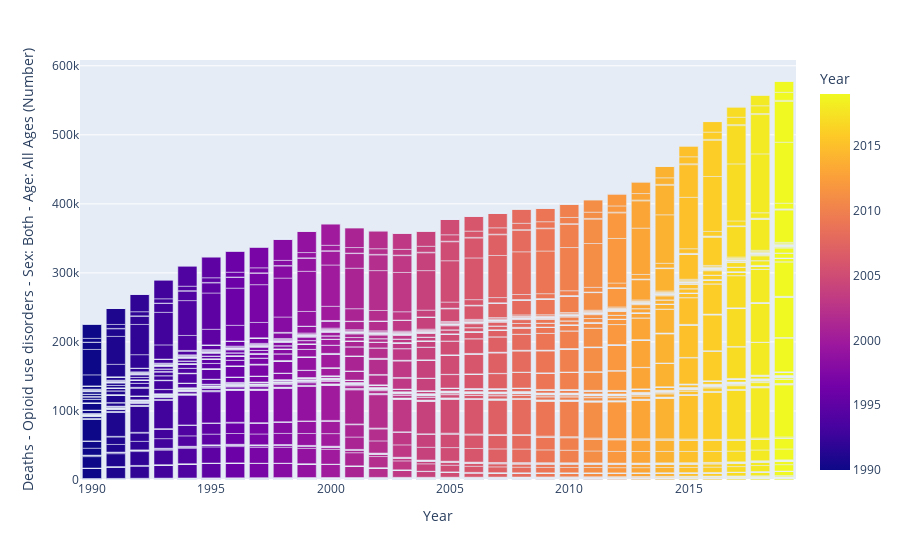

The notebook cell this image was saved under:
### Code cell
fig_hist

### Figure 1 — Plotly figure (JSON) as saved in the notebook; plotly's stock layout.template omitted (floating-point values rounded to 4 significant figures; data arrays with more than 128 entries replaced by an {"elided": "..."} marker saying what was removed)
{"data": [{"alignmentgroup": "True", "hovertemplate": "Year=%{marker.color}<br>Deaths - Opioid use disorders - Sex: Both - Age: All Ages (Number)=%{y}<extra></extra>", "legendgroup": "", "marker": {"color": {"elided": "6840 int values"}, "coloraxis": "coloraxis", "pattern": {"shape": ""}}, "name": "", "offsetgroup": "", "orientation": "v", "showlegend": false, "textposition": "auto", "type": "bar", "x": {"elided": "6840 int values"}, "xaxis": "x", "y": {"elided": "6840 int values"}, "yaxis": "y"}], "layout": {"barmode": "relative", "coloraxis": {"colorbar": {"title": {"text": "Year"}}, "colorscale": [[0, "#0d0887"], [0.1111, "#46039f"], [0.2222, "#7201a8"], [0.3333, "#9c179e"], [0.4444, "#bd3786"], [0.5556, "#d8576b"], [0.6667, "#ed7953"], [0.7778, "#fb9f3a"], [0.8889, "#fdca26"], [1, "#f0f921"]]}, "legend": {"tracegroupgap": 0}, "margin": {"t": 60}, "xaxis": {"anchor": "y", "domain": [0, 1], "title": {"text": "Year"}}, "yaxis": {"anchor": "x", "domain": [0, 1], "title": {"text": "Deaths - Opioid use disorders - Sex: Both - Age: All Ages (Number)"}}}}
